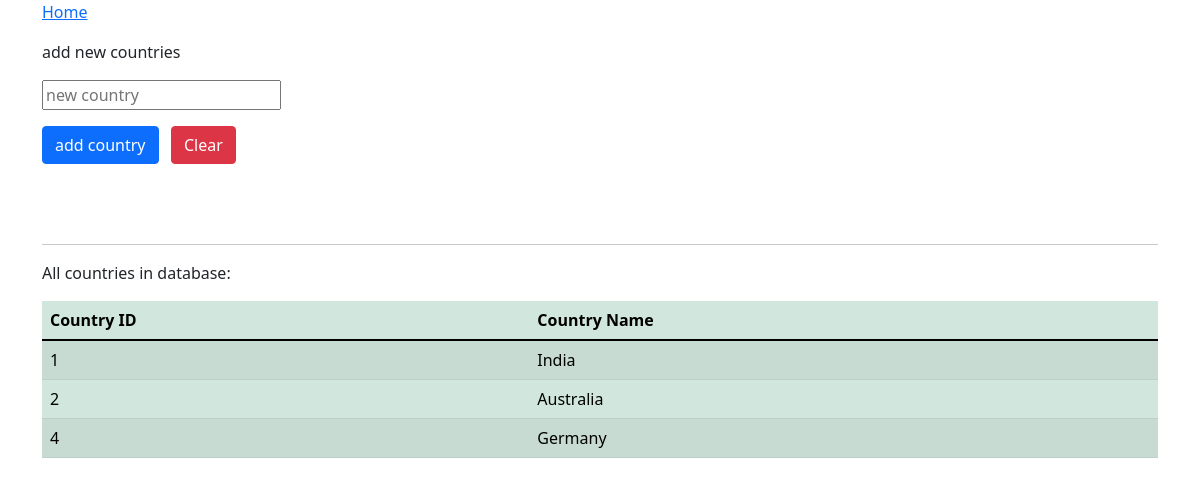
Screenshot of /admin/addCountries.php (signed in) with the database file from the repository.
### tables this page shows
CREATE TABLE `countries` (
  `countryID` int NOT NULL,
  `countryName` varchar(256) NOT NULL
);

### admin/addCountries.php (the view, shortened to what this page needs)
<?php
 include_once '../includes/db_connection.php';
?>
<html lang="en">
<head>
    <link rel="stylesheet" type="text/css" href="../includes/css/bootstrap.min.css">
</head>
<body>
<div class="container">
	<p><a href="admin.php">Home</a></p>
	<p>add new countries</p>
	<form class="form" action="addCountries.php" method="POST">
		<p><input type="text" name="country" placeholder="new country" required></p>
		<p><input type="submit" name="submit" value="add country" class="btn btn-primary"> &nbsp; <input type="reset" name="" value="Clear" class="btn btn-danger"></p>
	</form><br><br><hr>
	<p>All countries in database:</p>
	<table class="table table-success table-striped">
		<thead>
			<tr>
				<th>Country ID</th>
				<th>Country Name</th>
			</tr>
		</thead>
		<tbody class="table-hover ">
		 <?php
		  $sql = "SELECT * FROM countries ";
		  if($result = $dbc->query($sql)){
		  	if(mysqli_num_rows($result)>0){
		  		while($row = mysqli_fetch_array($result)){
		  			$countryID = $row['countryID'];
		  			$countryName = $row['countryName'];
		  			echo "<tr>";
		  			echo "<td>{$countryID}</td>";
		  			echo "<td>{$countryName}</td>";
		  			echo "</tr>";
		  		}
		  		echo "</tbody></table>";
		  	}else{
		  		echo "no courses found";
		  	}
		  }else{
		  	echo "database query failed ".mysqli_error($dbc);
		  }
		 ?>
</div>
 </body>
</html>

### rows the page displays
countries: countryID "1", countryName "India"
countries: countryID "2", countryName "Australia"
countries: countryID "4", countryName "Germany"
